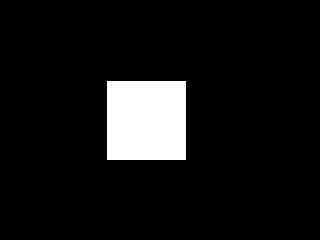
Frame 1 (no input)
Frame 60 (the mouse pressed at the canvas centre just before this capture): identical to frame 1, image omitted
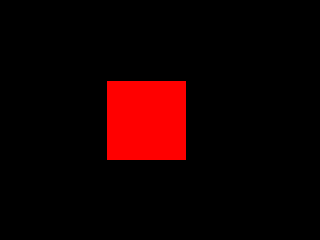
Frame 120 (the mouse held since frame 60 and released just before this capture)

The Processing sketch that drew these frames (run headless with seeded random() and noise(); from frame 60 on, the mouse is pressed at the canvas centre):

// Processing sketch: FindWithinSquare
// ── FindWithinSquare.pde
// Check if the mouse is within the square

int recX, recY, recW;

void setup() {
  size(320, 240);
  recX = width/3;
  recY = height/3;
  recW = (width/4);
}

void draw() {
  background(0);

  // Check if mouseX is within
  // X boundaries of rectangle
  // And mouseY is within
  // Y boundaries of rectangle
  if (mouseX > recX && mouseX < recX+recW && mouseY > recY && mouseY < recY+recW) {
    fill(255, 0, 0);
  }
  // else paint it white
  else {
    fill(255);
  }

  rect(recX, recY, recW, recW);
}
